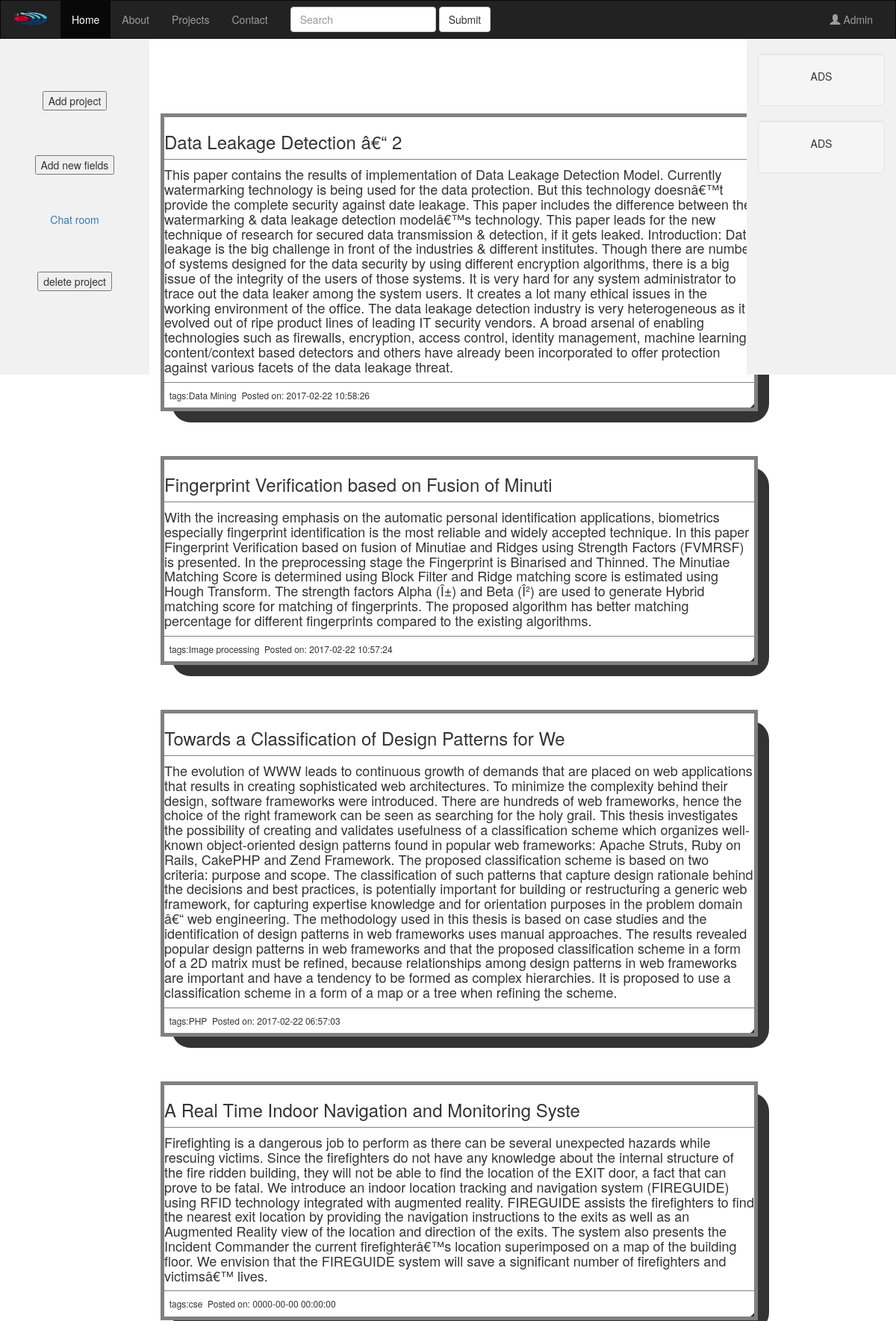
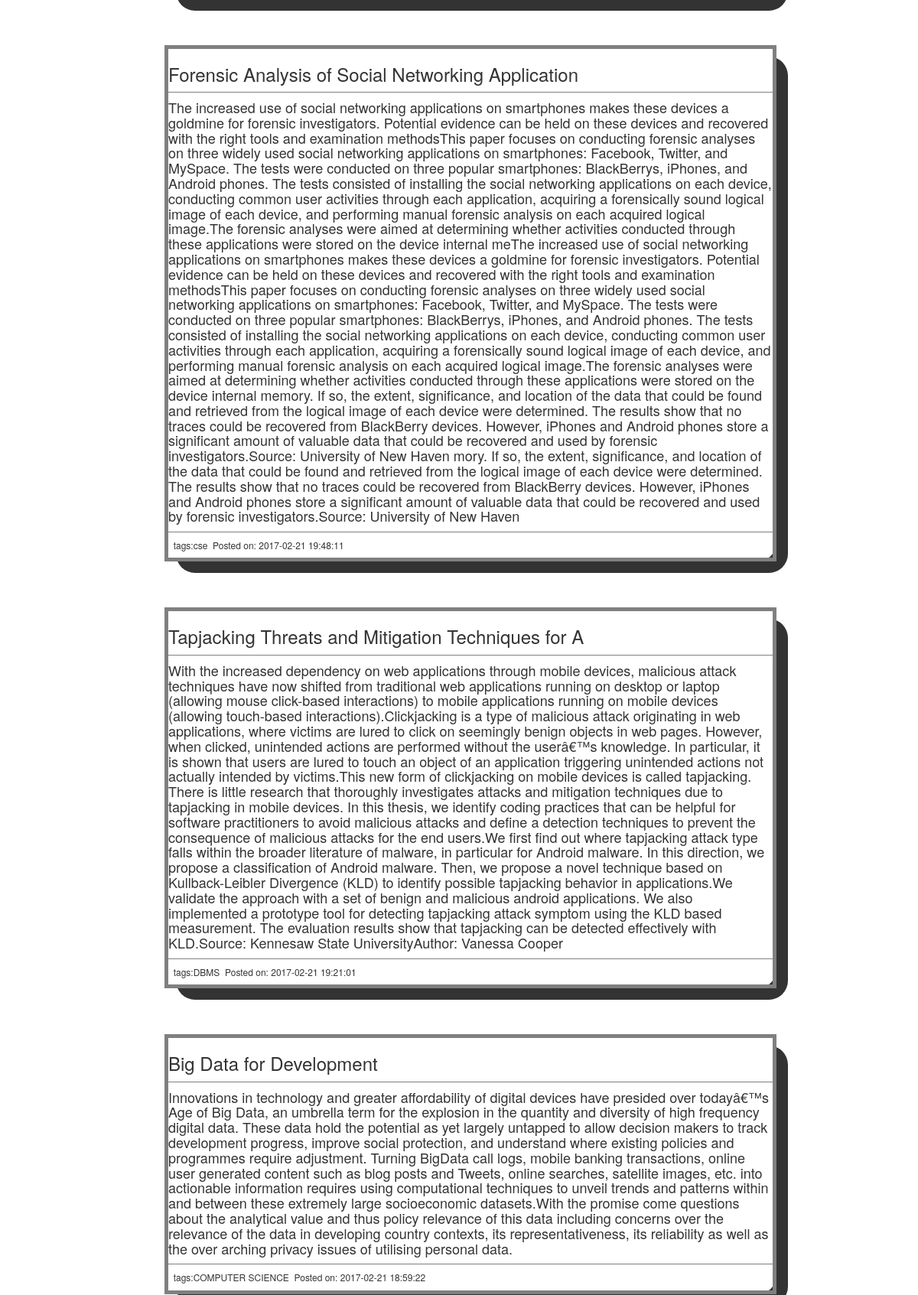
Page /esnitc/adminpage.php (upper part) on the committed database (2 pictures, top to bottom).
### tables this page shows
CREATE TABLE IF NOT EXISTS `store` (
  `pid` varchar(50) NOT NULL,
  `name` varchar(50) NOT NULL,
  `field` varchar(25) NOT NULL,
  `description` text NOT NULL,
  `pdate` timestamp NOT NULL DEFAULT CURRENT_TIMESTAMP,
  `status` varchar(25) NOT NULL,
  `file` blob,
  PRIMARY KEY (`pid`),
  UNIQUE KEY `pid` (`pid`)
);

### esnitc/adminpage.php (the view, shortened to what this page needs)
<!DOCTYPE html>
<html>
<head>
	<link rel='stylesheet' href='https://maxcdn.bootstrapcdn.com/bootstrap/3.3.7/css/bootstrap.min.css'>
</head>
<body>
  <div>
          <nav class='navbar navbar-inverse'>
            <div class='container-fluid'>
              <div class='navbar-header'>
                <a class='navbar-brand' href='#'><img src='photos/logo1.png' alt = 'no image' style='width:50px;height:18px;' ></img></a>
              </div>
              <div class='collapse navbar-collapse' id='myNavbar'>
                <ul class='nav navbar-nav'>
                  <li class='active'><a href='index.php'>Home</a></li>
                  <li><a href='#'>About</a></li>
                  <li><a href='#'>Projects</a></li>
                  <li><a href='#'>Contact</a></li>
                        <form class='navbar-form navbar-left' method="Post" action = "search.php">
                          <div class='form-group'>
                            <input type='text' class='form-control' placeholder='Search' name ='search'>
                          </div>
                          <button type='submit' class='btn btn-default' value='search' name='option'>Submit</button>
                        </form>
                </ul>
                <ul class='nav navbar-nav navbar-right'>
                  <?php
                  if($_SESSION["user"]==NULL){
                  echo "<li><a href='signup.php'><span class='glyphicon glyphicon-user'></span> Admin</a></li>"
                  ;
                }
                  ?>
                </ul>
              </div>
            </div>
          </nav>
          <div class='container-fluid text-center'>
            <div class='row content'>
              <div class='col-sm-2 sidenav'>
              <br><br>
                <p><form action='checkadmin.php' method='post'><input type='Submit' value='Add project' name='option'></form></p><br><br>
                <p><form action='checkadmin.php' method='post'><input type='Submit' value='Add new fields' name='option'></form></p><br><br>
                <p><a href='#'>Chat room</a></p><br><br>
               <p><form action='checkadmin.php' method='post'><input type='Submit' value='delete project' name='option'></form></p><br><br>
              </div>
              <div class='col-sm-8 text-left'>
                    <br><br>
                      <?php
			                      $servername = "athena.nitc.ac.in";
			                      $username = "b130417cs";
			                      $password = "b130417cs";
			                      $dbname = "db_b130417cs";
			                      $conn = mysqli_connect($servername, $username, $password, $dbname);
			                      $sql = "SELECT * FROM store order by pid desc;";
			                      $result = mysqli_query($conn,$sql);
			                      if ($result->num_rows > 0) {
                                while($row = mysqli_fetch_assoc($result))
                                {
                                  echo "<center><table border=1px width=100% style='width: 800px; padding:10px; border: 5px solid gray; margin: 0; background-color: white; box-shadow:15px 15px; border-radius: 25px;' >";
                                  echo "<tr>"."<td>"."<h3>".$row["name"]."</h3>"."</td>"."</tr>"."<br>"."<tr>"."<td>"."<h4>".$row["description"]."</h4>"."</td>"."</tr>"."<tr>"."<td><h6>&nbsp tags:".$row["field"]." &nbspPosted on:&nbsp".$row["pdate"]."</h6></td></tr><br><br>" ;
                                }
                                echo "</table></center><br><br>";
                                }
										  ?>
              </div>
              <div class='col-sm-2 sidenav'>
                <div class='well'>
                  <p>ADS</p>
                </div>
                <div class='well'>
                  <p>ADS</p>
                </div>
              </div>
            </div>
          </div>
          <link href='https://fortawesome.github.io/Font-Awesome/assets/font-awesome/css/font-awesome.css' rel='stylesheet'>

### esnitc/adminpage.php (style rules this page uses)
.navbar { margin-bottom: 0; border-radius: 0; }
.row.content { height: 450px }
.sidenav { padding-top: 20px; background-color: #f1f1f1; height: 100%; }

### rows in the picture
store: name "Data Leakage Detection â€“ 2", description "This paper contains the results of implementation of Data Leakage Detection Model. Currently watermarking technology is being used for the data protection. But this technology doesnâ€™t provide the complete security against date leakage. This paper includes the difference between the watermarking & data leakage detection modelâ€™s technology. This paper leads for the new technique of research for secured data transmission & detection, if it gets leaked. Introduction: Data leakage is the big challenge in front of the industries & different institutes. Though there are number of systems designed for the data security by using different encryption algorithms, there is a big issue of the…", field "Data Mining", pdate "2017-02-22 10:58:26"
store: name "Fingerprint Verification based on Fusion of Minuti", description "With the increasing emphasis on the automatic personal identification applications, biometrics especially fingerprint identification is the most reliable and widely accepted technique. In this paper Fingerprint Verification based on fusion of Minutiae and Ridges using Strength Factors (FVMRSF) is presented. In the preprocessing stage the Fingerprint is Binarised and Thinned. The Minutiae Matching Score is determined using Block Filter and Ridge matching score is estimated using Hough Transform. The strength factors Alpha (Î±) and Beta (Î²) are used to generate Hybrid matching score for matching of fingerprints. The proposed algorithm has better matching percentage for different fingerprints…", field "Image processing", pdate "2017-02-22 10:57:24"
store: name "Towards a Classification of Design Patterns for We", description "The evolution of WWW leads to continuous growth of demands that are placed on web applications that results in creating sophisticated web architectures. To minimize the complexity behind their design, software frameworks were introduced. There are hundreds of web frameworks, hence the choice of the right framework can be seen as searching for the holy grail. This thesis investigates the possibility of creating and validates usefulness of a classification scheme which organizes well-known object-oriented design patterns found in popular web frameworks: Apache Struts, Ruby on Rails, CakePHP and Zend Framework. The proposed classification scheme is based on two criteria: purpose and scope. The…", field "PHP", pdate "2017-02-22 06:57:03"
store: name "A Real Time Indoor Navigation and Monitoring Syste", description "Firefighting is a dangerous job to perform as there can be several unexpected hazards while rescuing victims. Since the firefighters do not have any knowledge about the internal structure of the fire ridden building, they will not be able to find the location of the EXIT door, a fact that can prove to be fatal. We introduce an indoor location tracking and navigation system (FIREGUIDE) using RFID technology integrated with augmented reality. FIREGUIDE assists the firefighters to find the nearest exit location by providing the navigation instructions to the exits as well as an Augmented Reality view of the location and direction of the exits. The system also presents the Incident Commander…", field "cse", pdate "0000-00-00 00:00:00"
store: name "Forensic Analysis of Social Networking Application", description "The increased use of social networking applications on smartphones makes these devices a goldmine for forensic investigators. Potential evidence can be held on these devices and recovered with the right tools and examination methodsThis paper focuses on conducting forensic analyses on three widely used social networking applications on smartphones: Facebook, Twitter, and MySpace. The tests were conducted on three popular smartphones: BlackBerrys, iPhones, and Android phones. The tests consisted of installing the social networking applications on each device, conducting common user activities through each application, acquiring a forensically sound logical image of each device, and…", field "cse", pdate "2017-02-21 19:48:11"
store: name "Tapjacking Threats and Mitigation Techniques for A", description "With the increased dependency on web applications through mobile devices, malicious attack techniques have now shifted from traditional web applications running on desktop or laptop (allowing mouse click-based interactions) to mobile applications running on mobile devices (allowing touch-based interactions).Clickjacking is a type of malicious attack originating in web applications, where victims are lured to click on seemingly benign objects in web pages. However, when clicked, unintended actions are performed without the userâ€™s knowledge. In particular, it is shown that users are lured to touch an object of an application triggering unintended actions not actually intended by…", field "DBMS", pdate "2017-02-21 19:21:01"
store: name "Big Data for Development", description "Innovations in technology and greater affordability of digital devices have presided over todayâ€™s Age of Big Data, an umbrella term for the explosion in the quantity and diversity of high frequency digital data. These data hold the potential as yet largely untapped to allow decision makers to track development progress, improve social protection, and understand where existing policies and programmes require adjustment. Turning BigData call logs, mobile banking transactions, online user generated content such as blog posts and Tweets, online searches, satellite images, etc. into actionable information requires using computational techniques to unveil trends and patterns within and between…", field "COMPUTER SCIENCE", pdate "2017-02-21 18:59:22"
